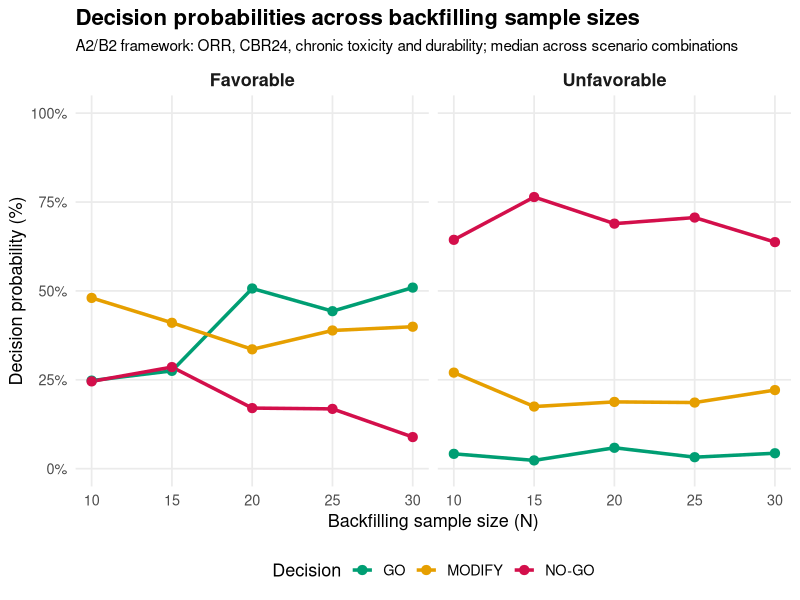
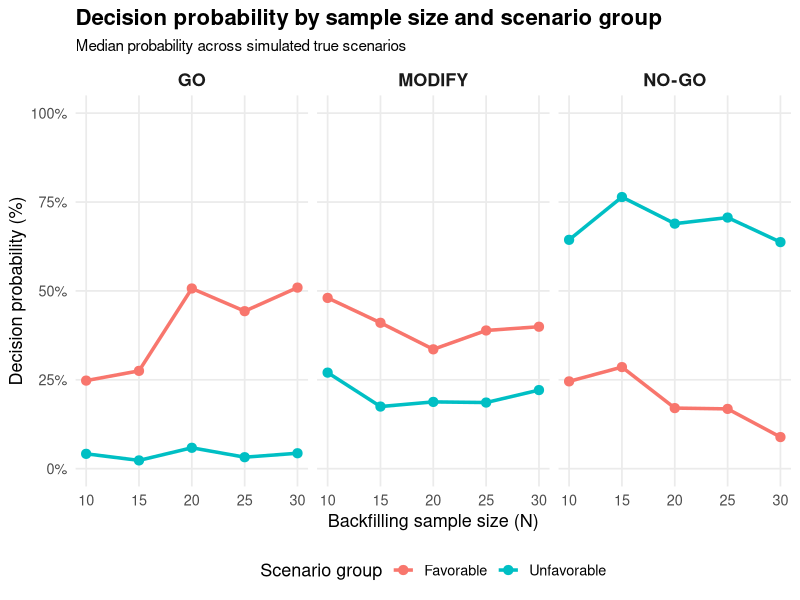

Source code (R) for these figures, in order:
###############################################################
# Posterior predictive simulations across several sample sizes
# A2/B2 setting: ORR + CBR24 + chronic toxicity + durability
###############################################################
#
# Purpose:
#   Evaluate the operating characteristics of a GO / MODIFY / NO-GO
#   decision framework using Monte Carlo simulations.
#
# Endpoints:
#   1. ORR:
#        Binary response endpoint.
#
#   2. CBR24:
#        Binary clinical benefit endpoint at 24 weeks.
#
#   3. Chronic toxicity:
#        Binary G3+ chronic toxicity endpoint.
#
#   4. Durability:
#        Binary durability success endpoint.
#
# Important:
#   This is not a time-to-event analysis.
#   There is no PFS6, OS12, Kaplan-Meier, censoring, or Weibull modelling.
#   All endpoints are treated as binary binomial outcomes.
#
# Main outputs:
#   - results_allN_A2B2:
#       Scenario-level decision probabilities for each N.
#
#   - summary_A2B2_table_pct:
#       Slide-ready table by scenario group and sample size.
#
#   - p_decision_by_N_A2B2:
#       Figure showing how GO / MODIFY / NO-GO probabilities change with N.
#
###############################################################


# ============================================================
# 0) Load required packages
# ============================================================

suppressPackageStartupMessages({
  library(dplyr)
  library(tidyr)
  library(purrr)
  library(tibble)
  library(ggplot2)
  library(scales)
})


# ============================================================
# 1) Simulation settings
# ============================================================

set.seed(123)

# Number of simulated trials per true scenario and per sample size.
# Increase this value for more stable Monte Carlo estimates.
nsim <- 10000

# Sample sizes to evaluate.
# These are the possible backfilling cohort sizes.
N_values <- c(10, 15, 20, 25, 30)


# ============================================================
# 2) Bayesian prior
# ============================================================
#
# Jeffreys prior for each binary endpoint:
#
#   pi ~ Beta(0.5, 0.5)
#
# If r events are observed among N patients:
#
#   pi | data ~ Beta(0.5 + r, 0.5 + N - r)
#
# The same prior is used for ORR, CBR24, toxicity, and durability.
# ============================================================

a0 <- 0.5
b0 <- 0.5


# ============================================================
# 3) Decision-rule thresholds
# ============================================================

# ------------------------------------------------------------
# Efficacy thresholds
# ------------------------------------------------------------
#
# ORR criterion:
#   Pr(ORR >= orr_thr | data)
#
# CBR24 criterion:
#   Pr(CBR24 >= cbr_thr | data)
#
# Efficacy is considered strong if either ORR or CBR24 is strong.
# ------------------------------------------------------------

orr_thr <- 0.25      # ORR threshold: ORR >= 25%
cbr_thr <- 0.40      # CBR24 threshold: CBR24 >= 40%

p_eff_go   <- 0.80   # Posterior probability required for efficacy GO
p_eff_modL <- 0.60   # Lower bound for borderline efficacy
p_eff_modU <- 0.80   # Upper bound for borderline efficacy
p_eff_nogo <- 0.35   # Futility cutoff for low efficacy


# ------------------------------------------------------------
# Chronic toxicity thresholds
# ------------------------------------------------------------
#
# Safety has two components:
#
#   1. Safety acceptability:
#        Pr(toxicity < 35% | data) > 80%
#
#   2. Toxicity concern:
#        Pr(toxicity >= 30% | data) > 70%
#
# The second criterion is a conservative safety override.
# ------------------------------------------------------------

tox_thr <- 0.35       # Acceptability threshold: tox < 35%
p_tox_ok <- 0.80      # Required posterior probability for acceptable tox

tox_thr_bad <- 0.30   # Toxicity concern threshold: tox >= 30%
p_tox_bad <- 0.70     # Posterior probability triggering safety NO-GO


# ------------------------------------------------------------
# Durability thresholds
# ------------------------------------------------------------
#
# Durability success criterion:
#   Pr(durability >= 70% | data)
#
# Durability is required for GO.
# Very poor durability can trigger NO-GO.
# ------------------------------------------------------------

dur_thr <- 0.70

p_dur_ok <- 0.80        # Required posterior probability for durability support
p_dur_futile <- 0.20    # Futility cutoff for poor durability


# ============================================================
# 4) True simulation scenarios
# ============================================================
#
# These are the true data-generating values used in the simulations.
#
# Each true scenario is one combination of:
#   - true ORR
#   - true CBR24
#   - true chronic toxicity
#   - true durability success
#
# You can edit these values depending on what you want to show
# in the PROC/backfilling discussion.
# ============================================================

true_orr_scenarios <- c(0.20, 0.25, 0.30, 0.40)
true_cbr_scenarios <- c(0.30, 0.40, 0.50)
true_tox_scenarios <- c(0.10, 0.20, 0.30, 0.40)
true_dur_scenarios <- c(0.60, 0.80, 0.90)


# Create full scenario grid.
scenario_grid <- expand_grid(
  true_orr = true_orr_scenarios,
  true_cbr = true_cbr_scenarios,
  true_tox = true_tox_scenarios,
  true_dur = true_dur_scenarios
)


# ============================================================
# 5) Posterior probability helper functions
# ============================================================

# Pr(pi >= threshold | data)
post_prob_ge <- function(thr, r, n) {
  pbeta(
    q = thr,
    shape1 = a0 + r,
    shape2 = b0 + n - r,
    lower.tail = FALSE
  )
}

# Pr(pi < threshold | data)
post_prob_lt <- function(thr, r, n) {
  pbeta(
    q = thr,
    shape1 = a0 + r,
    shape2 = b0 + n - r,
    lower.tail = TRUE
  )
}


# ============================================================
# 6) Joint A2/B2 decision rule
# ============================================================
#
# Inputs:
#   pr_orr:
#     Posterior probability Pr(ORR >= orr_thr | data)
#
#   pr_cbr:
#     Posterior probability Pr(CBR24 >= cbr_thr | data)
#
#   pr_dur_ok:
#     Posterior probability Pr(durability >= dur_thr | data)
#
#   pr_tox_ok:
#     Posterior probability Pr(toxicity < tox_thr | data)
#
#   pr_tox_bad:
#     Posterior probability Pr(toxicity >= tox_thr_bad | data)
#
# Decision logic:
#
#   1. Safety-first:
#        NO-GO if Pr(toxicity >= 30%) > 70%.
#        NO-GO if Pr(toxicity < 35%) <= 80%.
#
#      Note:
#        The second rule is very conservative because failure to demonstrate
#        acceptable safety leads to NO-GO rather than MODIFY.
#
#   2. Efficacy futility:
#        NO-GO if both ORR and CBR24 posterior probabilities are low.
#
#   3. Durability futility:
#        NO-GO if durability support is very weak.
#
#   4. GO:
#        GO if efficacy is strong and durability is supportive.
#
#   5. MODIFY:
#        MODIFY for efficacy GO with insufficient durability,
#        or for borderline efficacy,
#        or for all remaining intermediate cases.
# ============================================================

decide_A2B2 <- function(pr_orr,
                        pr_cbr,
                        pr_dur_ok,
                        pr_tox_ok,
                        pr_tox_bad) {
  
  # Strong efficacy if either ORR or CBR24 is strong.
  eff_go <- (pr_cbr >= p_eff_go) | (pr_orr >= p_eff_go)
  
  # Borderline efficacy if either ORR or CBR24 is in the MODIFY range.
  eff_mod <- (pr_orr >= p_eff_modL & pr_orr <= p_eff_modU) |
    (pr_cbr >= p_eff_modL & pr_cbr <= p_eff_modU)
  
  # Efficacy futility:
  # both ORR and CBR24 must be low to declare low efficacy.
  eff_low <- (pr_orr < p_eff_nogo) & (pr_cbr < p_eff_nogo)
  
  case_when(
    
    # Safety override: high probability of unacceptable chronic toxicity
    pr_tox_bad > p_tox_bad ~ "NO-GO",
    
    # Conservative safety rule:
    # if we do not have enough evidence that toxicity is below 35%,
    # classify as NO-GO.
    pr_tox_ok <= p_tox_ok ~ "NO-GO",
    
    # Efficacy futility
    eff_low ~ "NO-GO",
    
    # Durability futility
    pr_dur_ok < p_dur_futile ~ "NO-GO",
    
    # Strong efficacy but durability not strong enough
    eff_go & pr_dur_ok < p_dur_ok ~ "MODIFY",
    
    # GO only if efficacy and durability are both supportive
    eff_go & pr_dur_ok >= p_dur_ok ~ "GO",
    
    # Borderline efficacy
    eff_mod ~ "MODIFY",
    
    # Remaining intermediate cases
    TRUE ~ "MODIFY"
  )
}


# ============================================================
# 7) Simulation function for one sample size N
# ============================================================
#
# For a fixed N:
#
#   1. Simulate nsim trials for every true scenario.
#   2. Generate binomial counts for:
#        - ORR
#        - CBR24
#        - chronic toxicity
#        - durability success
#   3. Compute posterior probabilities.
#   4. Apply the A2/B2 decision rule.
#   5. Return decision probabilities by true scenario.
#
# Important:
#   This simulation treats ORR, CBR24, toxicity, and durability as
#   marginally independent binary endpoints.
#
#   If a patient-level correlation structure is required, the data-generating
#   mechanism would need to be modified.
# ============================================================

run_simulation_for_N_A2B2 <- function(N, nsim = 10000) {
  
  sim_counts <- pmap_dfr(
    scenario_grid,
    function(true_orr, true_cbr, true_tox, true_dur) {
      
      # ------------------------------------------------------
      # Simulate endpoint counts for nsim independent trials
      # ------------------------------------------------------
      
      r_orr <- rbinom(nsim, size = N, prob = true_orr)
      r_cbr <- rbinom(nsim, size = N, prob = true_cbr)
      r_tox <- rbinom(nsim, size = N, prob = true_tox)
      r_dur <- rbinom(nsim, size = N, prob = true_dur)
      
      
      # ------------------------------------------------------
      # Posterior probabilities
      # ------------------------------------------------------
      
      pr_orr <- post_prob_ge(
        thr = orr_thr,
        r = r_orr,
        n = N
      )
      
      pr_cbr <- post_prob_ge(
        thr = cbr_thr,
        r = r_cbr,
        n = N
      )
      
      pr_tox_ok <- post_prob_lt(
        thr = tox_thr,
        r = r_tox,
        n = N
      )
      
      pr_tox_bad <- post_prob_ge(
        thr = tox_thr_bad,
        r = r_tox,
        n = N
      )
      
      pr_dur_ok <- post_prob_ge(
        thr = dur_thr,
        r = r_dur,
        n = N
      )
      
      
      # ------------------------------------------------------
      # Apply decision rule
      # ------------------------------------------------------
      
      decision <- decide_A2B2(
        pr_orr = pr_orr,
        pr_cbr = pr_cbr,
        pr_dur_ok = pr_dur_ok,
        pr_tox_ok = pr_tox_ok,
        pr_tox_bad = pr_tox_bad
      )
      
      
      # ------------------------------------------------------
      # Count decisions across simulated trials
      # ------------------------------------------------------
      
      tibble(
        true_orr = true_orr,
        true_cbr = true_cbr,
        true_tox = true_tox,
        true_dur = true_dur,
        decision = decision
      ) %>%
        count(
          true_orr,
          true_cbr,
          true_tox,
          true_dur,
          decision,
          name = "n"
        )
    }
  )
  
  
  # ----------------------------------------------------------
  # Convert counts into decision probabilities
  # ----------------------------------------------------------
  
  sim_counts %>%
    group_by(true_orr, true_cbr, true_tox, true_dur) %>%
    summarise(
      GO = sum(n[decision == "GO"], na.rm = TRUE) / sum(n),
      MODIFY = sum(n[decision == "MODIFY"], na.rm = TRUE) / sum(n),
      NO_GO = sum(n[decision == "NO-GO"], na.rm = TRUE) / sum(n),
      .groups = "drop"
    ) %>%
    mutate(N = N)
}


# ============================================================
# 8) Run simulations for all sample sizes
# ============================================================

results_allN_A2B2 <- map_dfr(
  N_values,
  ~ run_simulation_for_N_A2B2(N = .x, nsim = nsim)
)

results_allN_A2B2


# ============================================================
# 9) Define scenario groups
# ============================================================
#
# For slide-level interpretation, we collapse the full scenario grid
# into favourable and unfavourable groups.
#
# Favorable:
#   - true ORR >= 30%
#   - true CBR24 >= 40%
#   - true chronic toxicity <= 20%
#   - true durability success >= 80%
#
# Unfavorable:
#   - true ORR <= 25%, or
#   - true CBR24 <= 30%, or
#   - true chronic toxicity >= 30%, or
#   - true durability success <= 60%
#
# Other:
#   Intermediate scenarios, excluded from the main summary table and plot.
# ============================================================

results_grouped_A2B2 <- results_allN_A2B2 %>%
  mutate(
    scenario_group = case_when(
      true_orr >= 0.30 &
        true_cbr >= 0.40 &
        true_tox <= 0.20 &
        true_dur >= 0.80 ~ "Favorable",
      
      true_orr <= 0.25 |
        true_cbr <= 0.30 |
        true_tox >= 0.30 |
        true_dur <= 0.60 ~ "Unfavorable",
      
      TRUE ~ "Other"
    )
  ) %>%
  filter(
    scenario_group %in% c("Favorable", "Unfavorable")
  )


# ============================================================
# 10) Summary table by scenario group and N
# ============================================================
#
# Each group contains multiple true scenario combinations.
#
# We summarise decision probabilities using the median across
# scenario combinations in each group.
#
# Ranges are included to show heterogeneity within each group.
# ============================================================

summary_A2B2_by_group <- results_grouped_A2B2 %>%
  group_by(scenario_group, N) %>%
  summarise(
    n_scenarios = n(),
    
    GO_median = median(GO, na.rm = TRUE),
    MODIFY_median = median(MODIFY, na.rm = TRUE),
    NO_GO_median = median(NO_GO, na.rm = TRUE),
    
    GO_min = min(GO, na.rm = TRUE),
    GO_max = max(GO, na.rm = TRUE),
    
    MODIFY_min = min(MODIFY, na.rm = TRUE),
    MODIFY_max = max(MODIFY, na.rm = TRUE),
    
    NO_GO_min = min(NO_GO, na.rm = TRUE),
    NO_GO_max = max(NO_GO, na.rm = TRUE),
    
    .groups = "drop"
  ) %>%
  mutate(
    scenario_group = factor(
      scenario_group,
      levels = c("Favorable", "Unfavorable")
    ),
    
    `GO median (%)` = round(100 * GO_median, 1),
    `MODIFY median (%)` = round(100 * MODIFY_median, 1),
    `NO-GO median (%)` = round(100 * NO_GO_median, 1),
    
    `GO range (%)` = paste0(
      round(100 * GO_min, 1),
      "–",
      round(100 * GO_max, 1)
    ),
    
    `MODIFY range (%)` = paste0(
      round(100 * MODIFY_min, 1),
      "–",
      round(100 * MODIFY_max, 1)
    ),
    
    `NO-GO range (%)` = paste0(
      round(100 * NO_GO_min, 1),
      "–",
      round(100 * NO_GO_max, 1)
    )
  ) %>%
  arrange(scenario_group, N)


# ------------------------------------------------------------
# Slide-ready percentage table
# ------------------------------------------------------------

summary_A2B2_table_pct <- summary_A2B2_by_group %>%
  select(
    `Scenario group` = scenario_group,
    `Sample size` = N,
    `Number of scenarios` = n_scenarios,
    `GO median (%)`,
    `MODIFY median (%)`,
    `NO-GO median (%)`,
    `GO range (%)`,
    `MODIFY range (%)`,
    `NO-GO range (%)`
  )

summary_A2B2_table_pct


# ------------------------------------------------------------
# Compact numeric table, if preferred
# ------------------------------------------------------------

summary_A2B2_table_numeric <- summary_A2B2_by_group %>%
  transmute(
    Scenario = scenario_group,
    `Sample size` = N,
    `P(GO)` = round(GO_median, 2),
    `P(MODIFY)` = round(MODIFY_median, 2),
    `P(NO-GO)` = round(NO_GO_median, 2)
  )

summary_A2B2_table_numeric


# ============================================================
# 11) Prepare data for plotting
# ============================================================

plot_data_A2B2 <- summary_A2B2_by_group %>%
  select(
    scenario_group,
    N,
    GO_median,
    MODIFY_median,
    NO_GO_median
  ) %>%
  pivot_longer(
    cols = c(GO_median, MODIFY_median, NO_GO_median),
    names_to = "decision",
    values_to = "prob"
  ) %>%
  mutate(
    decision = recode(
      decision,
      "GO_median" = "GO",
      "MODIFY_median" = "MODIFY",
      "NO_GO_median" = "NO-GO"
    ),
    decision = factor(decision, levels = c("GO", "MODIFY", "NO-GO")),
    prob_pct = 100 * prob
  )


# ============================================================
# 12) Figure: decision probabilities across N
# ============================================================
#
# This figure shows how decision probabilities change across
# increasing backfilling sample size.
#
# Interpretation:
#
#   - In favourable scenarios:
#       desirable behaviour is higher GO probability.
#
#   - In unfavourable scenarios:
#       desirable behaviour is higher NO-GO probability.
#
#   - MODIFY captures intermediate or insufficiently conclusive cases.
# ============================================================

decision_palette <- c(
  "GO" = "#009E73",
  "MODIFY" = "#E69F00",
  "NO-GO" = "#D30F4B"
)

p_decision_by_N_A2B2 <- ggplot(
  plot_data_A2B2,
  aes(
    x = N,
    y = prob_pct,
    color = decision,
    group = decision
  )
) +
  geom_line(linewidth = 1.2) +
  geom_point(size = 2.8) +
  facet_wrap(~ scenario_group, nrow = 1) +
  scale_color_manual(values = decision_palette) +
  scale_x_continuous(breaks = N_values) +
  scale_y_continuous(
    labels = percent_format(scale = 1),
    limits = c(0, 100)
  ) +
  labs(
    title = "Decision probabilities across backfilling sample sizes",
    subtitle = paste0(
      "A2/B2 framework: ORR, CBR24, chronic toxicity and durability; ",
      "median across scenario combinations"
    ),
    x = "Backfilling sample size (N)",
    y = "Decision probability (%)",
    color = "Decision"
  ) +
  theme_minimal(base_size = 13) +
  theme(
    plot.title = element_text(face = "bold", size = 16),
    plot.subtitle = element_text(size = 11),
    strip.text = element_text(face = "bold", size = 13),
    legend.position = "bottom",
    panel.grid.minor = element_blank()
  )

p_decision_by_N_A2B2


# ============================================================
# 13) Alternative figure: one panel per decision
# ============================================================
#
# This version is often clearer for slides because it separates
# GO, MODIFY, and NO-GO into different panels.
# ============================================================

p_decision_by_N_A2B2_faceted <- ggplot(
  plot_data_A2B2,
  aes(
    x = N,
    y = prob_pct,
    color = scenario_group,
    group = scenario_group
  )
) +
  geom_line(linewidth = 1.2) +
  geom_point(size = 2.8) +
  facet_wrap(~ decision, nrow = 1) +
  scale_x_continuous(breaks = N_values) +
  scale_y_continuous(
    labels = percent_format(scale = 1),
    limits = c(0, 100)
  ) +
  labs(
    title = "Decision probability by sample size and scenario group",
    subtitle = "Median probability across simulated true scenarios",
    x = "Backfilling sample size (N)",
    y = "Decision probability (%)",
    color = "Scenario group"
  ) +
  theme_minimal(base_size = 13) +
  theme(
    plot.title = element_text(face = "bold", size = 16),
    plot.subtitle = element_text(size = 11),
    strip.text = element_text(face = "bold", size = 13),
    legend.position = "bottom",
    panel.grid.minor = element_blank()
  )

p_decision_by_N_A2B2_faceted
